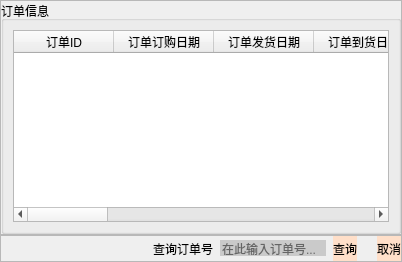
                   <widget class="QWidget" name="done">
                    <attribute name="title">
                     <string>已发货订单</string>
                    </attribute>
                    <layout class="QVBoxLayout" name="verticalLayout_10">
                     <property name="spacing">
                      <number>0</number>
                     </property>
                     <property name="leftMargin">
                      <number>0</number>
                     </property>
                     <property name="topMargin">
                      <number>0</number>
                     </property>
                     <property name="rightMargin">
                      <number>0</number>
                     </property>
                     <property name="bottomMargin">
                      <number>0</number>
                     </property>
                     <item>
                      <widget class="QFrame" name="frame_7">
                       <property name="frameShape">
                        <enum>QFrame::StyledPanel</enum>
                       </property>
                       <property name="frameShadow">
                        <enum>QFrame::Raised</enum>
                       </property>
                       <layout class="QVBoxLayout" name="verticalLayout_3">
                        <property name="spacing">
                         <number>0</number>
                        </property>
                        <property name="leftMargin">
                         <number>0</number>
                        </property>
                        <property name="topMargin">
                         <number>0</number>
                        </property>
                        <property name="rightMargin">
                         <number>0</number>
                        </property>
                        <property name="bottomMargin">
                         <number>0</number>
                        </property>
                        <item>
                         <widget class="QGroupBox" name="groupBox_2">
                          <property name="title">
                           <string>订单信息</string>
                          </property>
                          <layout class="QHBoxLayout" name="horizontalLayout_11">
                           <item>
                            <widget class="QTableWidget" name="table2Dsended">
                             <column>
                              <property name="text">
                               <string>订单ID</string>
                              </property>
                             </column>
                             <column>
                              <property name="text">
                               <string>订单订购日期</string>
                              </property>
                             </column>
                             <column>
                              <property name="text">
                               <string>订单发货日期</string>
                              </property>
                             </column>
                             <column>
                              <property name="text">
                               <string>订单到货日期</string>
                              </property>
                             </column>
                             <column>
                              <property name="text">
                               <string>订单货款确认日期</string>
                              </property>
                             </column>
                             <column>
                              <property name="text">
                               <string>订单运货费</string>
                              </property>
                             </column>
                             <column>
                              <property name="text">
                               <string>订单货主名称</string>
                              </property>
                             </column>
                             <column>
                              <property name="text">
                               <string>订单货主详细地址</string>
                              </property>
                             </column>
                             <column>
                              <property name="text">
                               <string>订单货主所在国家</string>
                              </property>
                             </column>
                             <column>
                              <property name="text">
                               <string>订单货主所在城市</string>
                              </property>
                             </column>
                             <column>
                              <property name="text">
                               <string>订单货主所在地区</string>
                              </property>
                             </column>
                             <column>
                              <property name="text">
                               <string>订单货主所在地邮政编码</string>
                              </property>
                             </column>
                             <column>
                              <property name="text">
                               <string>订单折扣</string>
                              </property>
                             </column>
                            </widget>
                           </item>
                          </layout>
                         </widget>
                        </item>
                       </layout>
                      </widget>
                     </item>
                     <item>
                      <widget class="QFrame" name="frame_4">
                       <property name="styleSheet">
                        <string notr="true">    QPushButton:pressed {
        background-color: darkgray;
    }</string>
                       </property>
                       <property name="frameShape">
                        <enum>QFrame::StyledPanel</enum>
                       </property>
                       <property name="frameShadow">
                        <enum>QFrame::Raised</enum>
                       </property>
                       <layout class="QHBoxLayout" name="horizontalLayout_10" stretch="0,0,0,0">
                        <property name="spacing">
                         <number>7</number>
                        </property>
                        <property name="leftMargin">
                         <number>0</number>
                        </property>
                        <property name="topMargin">
                         <number>0</number>
                        </property>
                        <property name="rightMargin">
                         <number>0</number>
                        </property>
                        <property name="bottomMargin">
                         <number>0</number>
                        </property>
                        <item>
                         <spacer name="horizontalSpacer_8">
                          <property name="orientation">
                           <enum>Qt::Horizontal</enum>
                          </property>
                          <property name="sizeHint" stdset="0">
                           <size>
                            <width>152</width>
                            <height>20</height>
                           </size>
                          </property>
                         </spacer>
                        </item>
                        <item>
                         <widget class="QLabel" name="label_20">
                          <property name="text">
                           <string>查询订单号</string>
                          </property>
                         </widget>
                        </item>
                        <item>
                         <widget class="QLineEdit" name="text2Dsearchsended">
                          <property name="styleSheet">
                           <string notr="true">border-radius:50px;
background-color: rgba(0,0,0,40);</string>
                          </property>
                          <property name="placeholderText">
                           <string>在此输入订单号...</string>
                          </property>
                         </widget>
                        </item>
                        <item>
                         <layout class="QHBoxLayout" name="horizontalLayout_15">
                          <property name="spacing">
                           <number>20</number>
                          </property>
                          <item>
                           <widget class="QPushButton" name="button2Dsearchsended">
                            <property name="sizePolicy">
                             <sizepolicy hsizetype="Minimum" vsizetype="Fixed">
                              <horstretch>0</horstretch>
                              <verstretch>0</verstretch>
                             </sizepolicy>
                            </property>
                            <property name="minimumSize">
                             <size>
                              <width>0</width>
                              <height>25</height>
                             </size>
                            </property>
                            <property name="baseSize">
                             <size>
                              <width>0</width>
                              <height>0</height>
                             </size>
                            </property>
                            <property name="cursor">
                             <cursorShape>PointingHandCursor</cursorShape>
                            </property>
                            <property name="styleSheet">
                             <string notr="true">QPushButton {
        background-color: rgb(255, 223, 201);
		border-radius:50px;
    }
    QPushButton:pressed {
        background-color: darkgray;
    }</string>
                            </property>
                            <property name="text">
                             <string>查询</string>
                            </property>
                           </widget>
                          </item>
                          <item>
                           <widget class="QPushButton" name="button2Dssendcancel">
                            <property name="minimumSize">
                             <size>
                              <width>0</width>
                              <height>25</height>
                             </size>
                            </property>
                            <property name="cursor">
                             <cursorShape>PointingHandCursor</cursorShape>
                            </property>
                            <property name="styleSheet">
                             <string notr="true">QPushButton {
        background-color: rgb(255, 223, 201);
		border-radius:50px;
    }
    QPushButton:pressed {
        background-color: darkgray;
    }</string>
                            </property>
                            <property name="text">
                             <string>取消</string>
                            </property>
                           </widget>
                          </item>
                         </layout>
                        </item>
                       </layout>
                      </widget>
                     </item>
                    </layout>
                   </widget>
